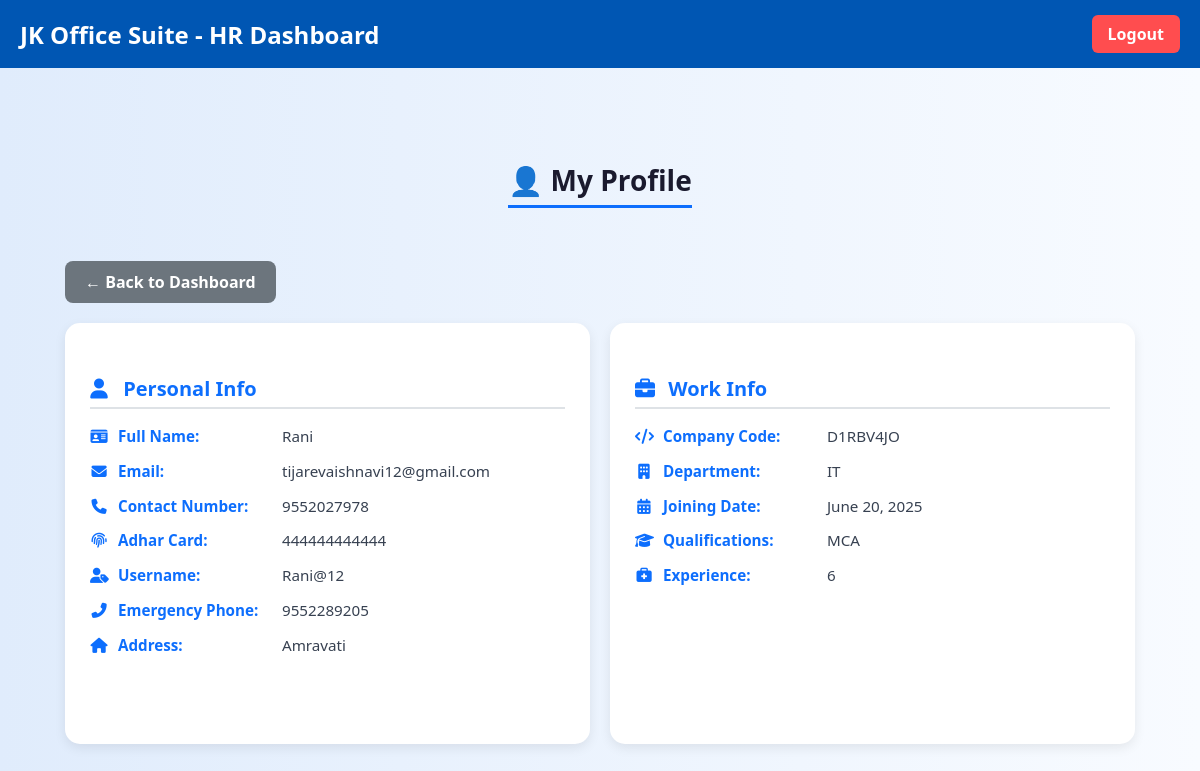
/HR/profile/ (signed in), run on the app's committed database.
### Authentication/models.py (models this page shows, shortened)
class HR(models.Model):
    user = models.OneToOneField(User, on_delete=models.CASCADE,null=True,blank=True)
    full_name = models.CharField(max_length=255)
    email = models.EmailField(unique=True)
    contact_number = models.CharField(max_length=20)
    adhar_card = models.CharField(max_length=20, unique=True)
    username = models.CharField(max_length=150, unique=True)
    password = models.CharField(max_length=255)
    company_code = models.CharField(max_length=100)
    department = models.CharField(max_length=100)
    joining_date = models.DateField()
    salary = models.DecimalField(max_digits=10, decimal_places=2, default=0.00)
    emergency_phone = models.CharField(max_length=20)
    address = models.TextField()
    qualifications = models.CharField(max_length=255)
    experience = models.CharField(max_length=255)
    is_suspended = models.BooleanField(default=False)

### HR/views.py (the view)
# urls.py: path('profile/', views.hr_profile, name='hr_profile'),
def hr_profile(request):
    if request.session.get('role') == 'hr':
        try:
            hr = HR.objects.get(id=request.session['user_id'])
        except HR.DoesNotExist:
            hr = None
    else:
        return redirect('user_login')
    return render(request, 'hr/hr_profile.html', {'hr': hr})

### HR/templates/hr/hr_profile.html (shortened to what this page needs)
{% extends 'base_hr.html' %}
{% block content %}
<link rel="stylesheet" href="https://cdnjs.cloudflare.com/ajax/libs/font-awesome/6.4.2/css/all.min.css" />
<div class="container">
    <div class="header-bar">
        <h2>👤 My Profile</h2>
    </div>
    <div class="text-center">
        <a href="{% url 'hr_dashboard' %}" class="back-btn">← Back to Dashboard</a>
    </div>
    <div class="profile-section">
        <div class="card-section">
            <h4><i class="fas fa-user"></i> Personal Info</h4>
            <p><i class="fas fa-id-card"></i><strong>Full Name:</strong> {{ hr.full_name }}</p>
            <p><i class="fas fa-envelope"></i><strong>Email:</strong> {{ hr.email }}</p>
            <p><i class="fas fa-phone"></i><strong>Contact Number:</strong> {{ hr.contact_number }}</p>
            <p><i class="fas fa-fingerprint"></i><strong>Adhar Card:</strong> {{ hr.adhar_card }}</p>
            <p><i class="fas fa-user-tag"></i><strong>Username:</strong> {{ hr.username }}</p>
            <p><i class="fas fa-phone-alt"></i><strong>Emergency Phone:</strong> {{ hr.emergency_phone }}</p>
            <p><i class="fas fa-home"></i><strong>Address:</strong> {{ hr.address }}</p>
        </div>
        <div class="card-section">
            <h4><i class="fas fa-briefcase"></i> Work Info</h4>
            <p><i class="fas fa-code"></i><strong>Company Code:</strong> {{ hr.company_code }}</p>
            <p><i class="fas fa-building"></i><strong>Department:</strong> {{ hr.department }}</p>
            <p><i class="fas fa-calendar-alt"></i><strong>Joining Date:</strong> {{ hr.joining_date }}</p>
            <p><i class="fas fa-graduation-cap"></i><strong>Qualifications:</strong> {{ hr.qualifications }}</p>
            <p><i class="fas fa-briefcase-medical"></i><strong>Experience:</strong> {{ hr.experience }}</p>
        </div>
    </div>
</div>
{% endblock %}

### HR/templates/base_hr.html (style rules this page uses)
body { font-family: 'Segoe UI', Tahoma, Geneva, Verdana, sans-serif; background-color: #e8f0fc; margin: 0; padding: 0; }
.container { padding: 40px; max-width: 900px; margin: auto; }

### HR/templates/hr/hr_profile.html (style rules this page uses)
body { font-family: 'Segoe UI', Roboto, sans-serif; background: linear-gradient(to right, #e0ecfc, #f8fbff); margin: 0; padding: 0; overflow-x: hidden; }
.container { max-width: 1100px; margin: 20px auto; padding: 15px; }
.header-bar { text-align: center; margin-bottom: 10px; }
.header-bar h2 { font-size: 28px; font-weight: 700; color: #1a1a2e; display: inline-block; border-bottom: 3px solid #0d6efd; padding-bottom: 6px; }
.back-btn { display: inline-block; margin: 20px 0; padding: 10px 20px; background-color: #6c757d; color: #fff; font-weight: 600; text-decoration: none; border-radius: 8px; transition: background-color 0.3s ease; }
.profile-section { display: grid; grid-template-columns: repeat(auto-fit, minmax(300px, 1fr)); gap: 20px; }
.card-section { background: #ffffff; border-radius: 15px; padding: 25px; box-shadow: 0 4px 12px rgba(0, 0, 0, 0.08); min-height: 100%; }
.card-section h4 { font-size: 20px; margin-bottom: 16px; color: #0d6efd; border-bottom: 2px solid #dee2e6; padding-bottom: 5px; }
.card-section p { font-size: 0.95rem; margin: 12px 0; color: #374151; line-height: 1.5; }
.card-section p strong { color: #0d6efd; font-weight: 600; display: inline-block; width: 160px; }
.card-section i { margin-right: 10px; color: #0d6efd; width: 18px; text-align: center; }

### data on the page
HR: full_name "Rani", email "tijarevaishnavi12@gmail.com", contact_number "9552027978", adhar_card "444444444444", username "Rani@12", emergency_phone "9552289205", address "Amravati", company_code "D1RBV4JO", department "IT", joining_date "June 20, 2025", qualifications "MCA", experience "6"
